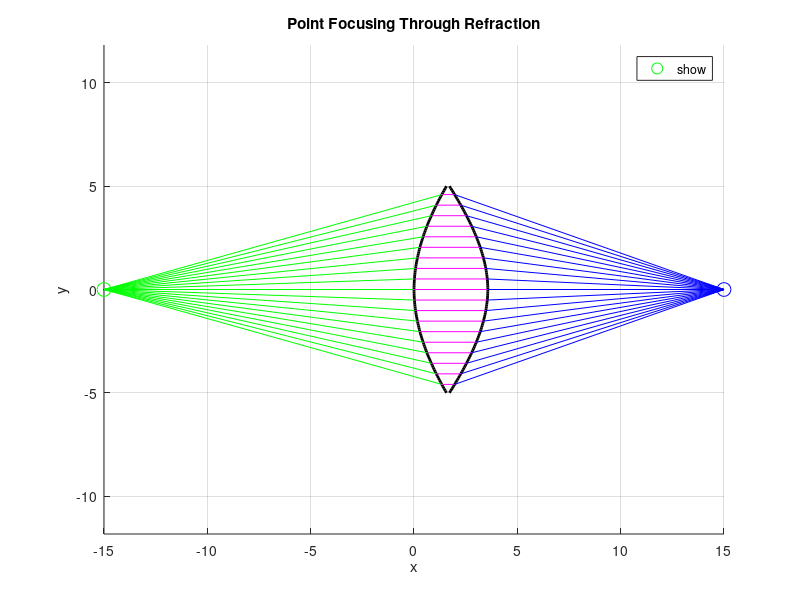

MATLAB code to generate this figure:
clc; clear; close all; %清除一切

%%  參數設定
x1 = -15;  y1 = 0;     % 光源點 
x2 = 15;   y2 = 0;     % 聚焦點 
n1 = 1.0;              % 空氣折射率
n2 = 1.5;              % 透鏡折射率

%%  透鏡設定
h = linspace(0, 5, 50);  % 透鏡高度，取樣點為50

%% 建立透鏡曲面 x 座標的陣列，準備依照折射條件逐步填入形狀。
left = nan(size(h));    % 左曲面 (由空氣射入)
right = nan(size(h));   % 右曲面 (由透鏡射出)

%%  設計透鏡表面
%%  根據Snell's law 反推透鏡入射與出射曲面
%%  計算左側透鏡表面(光線從空氣進入透鏡)

for i = 1:length(h) % 針對每一條高度為h(i)的光線
    y = h(i);

    %% 計算光源點到暫定折射點(x=0,y) 的入射角 θ_in
    theta_in = atan2(y - y1, 0 - x1);

    %% 利用Monte-Carlo隨機產生 N 個可能的法線角度 alpha (與 y 軸夾角)
    N = 10000;  
    alpha_samples = pi * (rand(1, N) - 0.5); 

    %% 將每個候選的法線角度 alpha 代入 Snell's Law
    %% 計算入射角與折射角是否滿足折射條件
    snell_vals = n1 * sin(theta_in - alpha_samples) - n2 * sin(-alpha_samples);

    %% 找出誤差最小的 alpha，即最接近滿足 Snell's Law 的法線方向
    [~, idx] = min(abs(snell_vals));
    alpha = alpha_samples(idx);

    %% 將法線角度轉換為曲面切線角度（法線逆時針旋轉 90 度）
    tangent_angle = alpha - pi/2;       % 切線與 x 軸的角度
    slope = tan(tangent_angle);         % 計算該處透鏡表面的切線斜率

    %% 根據斜率對高度積分，計算對應的 x 座標位置
    if i == 1
        left(i) = 0;           % 設定初始點在原點 x = 0
    else
        dy = h(i) - h(i-1);              % 相鄰兩點的 y 差距
        dx = dy / slope;                 % 由斜率計算對應的 x 增量
        left(i) = left(i-1) + dx;   % 累積求得 x 座標
    end
end

%% 計算右側透鏡表面(光線從透鏡射出回到空氣)

for i = 1:length(h)
    y = h(i); 

    %% 設定右側初始點為左側末點往右偏移一小段距離（確保透鏡有厚度）
    if i == 1
        right(i) = left(end) + 2;
    else
        right(i) = right(i-1);  % 從前一點延伸
    end

    %% 計算從當前折射點 (x, y) 指向聚焦點的出射方向角度 θ_out
    theta_out = atan2(y2 - y, x2 - right(i));

    N = 10000;
    %% 改用等距角度掃描取代隨機取樣，提升計算穩定性
    alpha_samples = (-pi/2) + pi * (0:N-1)/N;  
    snell_vals = n2 * sin(-alpha_samples) - n1 * sin(theta_out - alpha_samples);
    [~, idx] = min(abs(snell_vals));
    alpha = alpha_samples(idx);

    %% 將法線角度轉為切線角度並計算斜率
    tangent_angle = alpha - pi/2;
    slope = tan(tangent_angle);

    %% 根據斜率積分出右側透鏡表面對應的 x 座標
    if i == 1
        right(i) = right(i);  % 起始點不變
    else
        dy = h(i) - h(i-1);
        dx = dy / slope;
        right(i) = right(i-1) + dx;
    end
end

%% 繪圖 

figure(1); hold on; axis equal; grid on;
xlabel('x'); ylabel('y');
title('Point Focusing Through Refraction');

%% 畫出透鏡
plot(left, h, 'k', 'LineWidth', 2, 'HandleVisibility','off');
plot(right, h, 'k', 'LineWidth', 2, 'HandleVisibility','off');
plot(left, -h, 'k', 'LineWidth', 2, 'HandleVisibility','off');
plot(right, -h, 'k', 'LineWidth', 2, 'HandleVisibility','off');

%% 畫出光源與聚焦點
plot(x1, y1, 'go', 'MarkerSize', 10, 'DisplayName', '點光源');
plot(x2, y2, 'bo', 'MarkerSize', 10, 'DisplayName', '聚焦點');

%% 繪製上半部光線（正 y）通過透鏡的路徑
first = true; % 讓第一條加入圖例
for i = 1:5:length(h)
    y = h(i);
    x_lens_L = left(i);
    x_lens_R = right(i);

    if first
        plot([x1, x_lens_L], [y1, y], 'g', 'DisplayName', '入射光線');
        plot([x_lens_L, x_lens_R], [y, y], 'm', 'DisplayName', '透鏡內平行光線');
        plot([x_lens_R, x2], [y, y2], 'b', 'DisplayName', '折射聚焦光線');
        legend('show', 'AutoUpdate','off');  % 鎖定圖例內容
        first = false;
    else
        plot([x1, x_lens_L], [y1, y], 'g', 'HandleVisibility','off');
        plot([x_lens_L, x_lens_R], [y, y], 'm', 'HandleVisibility','off');
        plot([x_lens_R, x2], [y, y2], 'b', 'HandleVisibility','off');
    end
end

%% 繪製下半部光線（負 y）通過透鏡的路徑
for i = 1:5:length(h)
    y = -h(i);
    x_lens_L = left(i);
    x_lens_R = right(i);
    plot([x1, x_lens_L], [y1, y], 'g', 'HandleVisibility','off');
    plot([x_lens_L, x_lens_R], [y, y], 'm', 'HandleVisibility','off');
    plot([x_lens_R, x2], [y, y2], 'b', 'HandleVisibility','off');
end

hold off;
